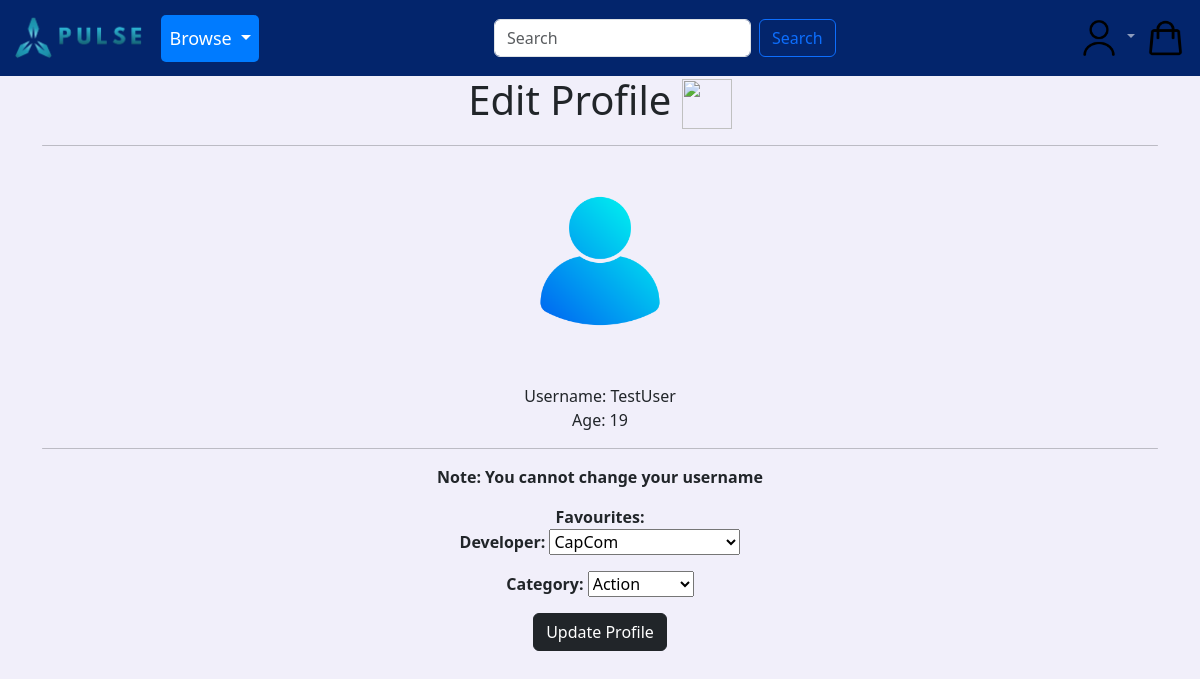
/edit_profile/7/ (signed in), run on an earlier commit of the app's database.
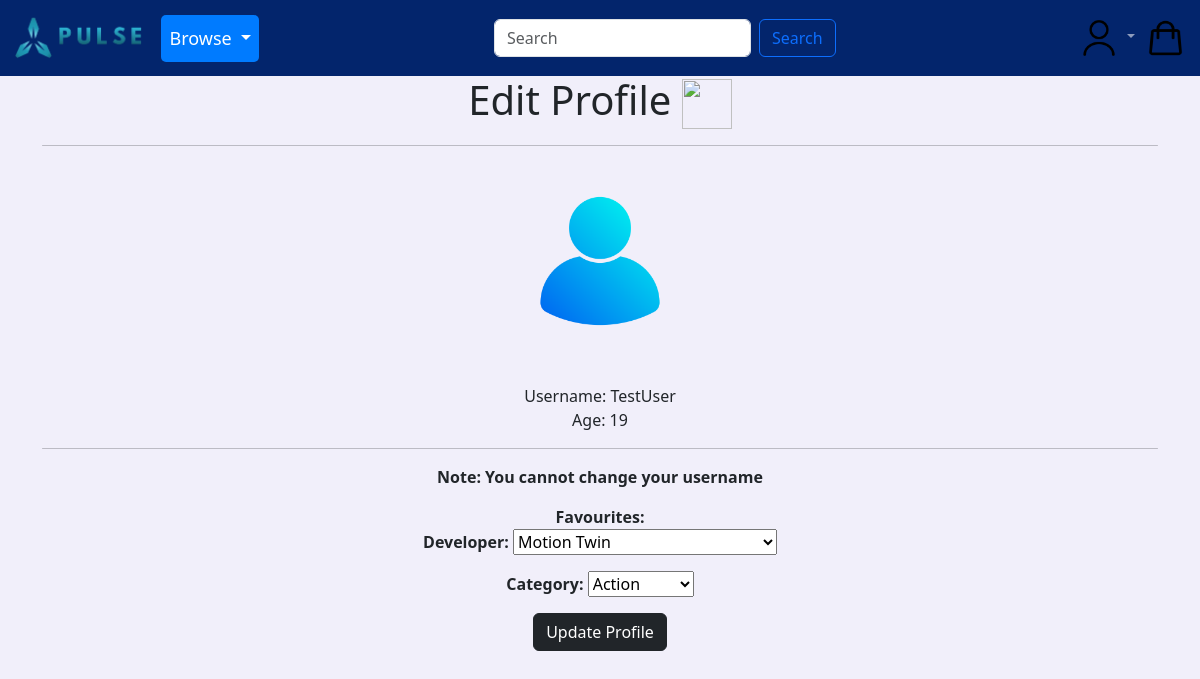
And on a later commit of the database.
### users/models.py (models this page shows, shortened)
class Profile(models.Model):
    user = models.OneToOneField(
        get_user_model(),
        null=True,
        on_delete=models.CASCADE,
    )
    date_of_birth = models.DateField(blank=True, null=True)
    Developer = models.ForeignKey(Developer, on_delete=models.CASCADE, null=True)
    Category = models.ForeignKey(Category, on_delete=models.CASCADE, null=True)

### users/views.py (the view)
# urls.py: path('edit_profile/<int:pk>/', ProfileEditView.as_view(), name='edit_profile'),
class ProfileEditView(UpdateView):
    model = Profile
    template_name = 'registration/edit_profile.html'
    fields = ['Developer', 'Category']

### cart/context_processors.py (called while the page is built)
def counter(request):
    item_count = 0
    if 'admin' in request.path:
        return {}
    else:
        try:
            cart = Cart.objects.filter(cart_id=_cart_id(request))
            cart_items = CartItem.objects.all().filter(cart=cart[:1])
            for cart_item in cart_items:
                item_count += cart_item.quantity
        except Cart.DoesNotExist:
            item_count = 0
    return {'item_count':item_count}

### cart/views.py (called while the page is built)
def _cart_id(request):
    cart = request.session.session_key
    if not cart:
        cart = request.session.create()
    return cart

### pages/models.py (called while the page is built)
    def __str__(self):
        return self.name

    def __str__(self):
        return self.name

### users/context_processors.py (called while the page is built)
def user_groups(request):
    if request.user.is_authenticated:
        return {'is_manager': request.user.groups.filter(name='Manager').exists()}
    return {'is_manager': False}

### templates/registration/edit_profile.html (shortened to what this page needs)
{% extends 'base.html' %}
{% load static %}
{% block content %}
{% if user.is_authenticated %}
<div class="text-center form-group">
    <h1>Edit Profile <img src="{% static 'images/edit.webp' %}" alt="" height="50rem" width="50rem"></h1>
    <hr class="rounded">
    <br>
    <div>
    <img src="{% static 'images/icon1.png' %}" alt="" height="150rem" width="150rem">
    </div>
    <br>
    <br>
        Username: {{ user.profile.user }}
    <br>
        Age: {{ user.age }}
    <br>
    <hr class="rounded">
    <strong><p>Note: You cannot change your username</p></strong>
    <form method="POST">
       <strong>Favourites: {{ form.as_p }}</strong>
        <input class="btn btn-dark" type="submit" value="Update Profile">
    </form>
</div>
{% endif %}
{% endblock content %}

What changed in the data, as far as the page shows it:
changed Profile "Action": Developer "CapCom" → "Motion Twin"
